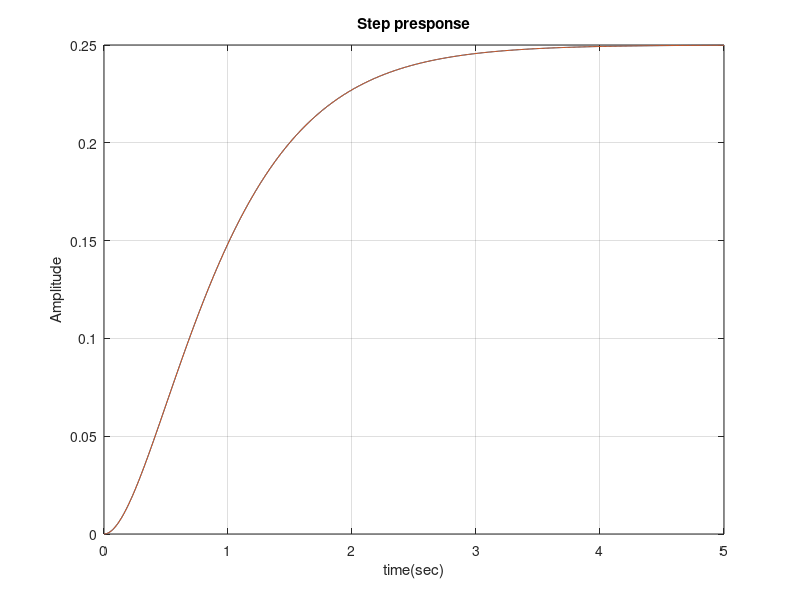

The MATLAB source for this figure:
%CP2.3
n=[1];
d=[1 4 4];
sys=tf(n,d);
t=[0:0.01:5];
y=step(sys,t);
ya=0.25-0.25*exp(-2*t)-0.5*t.*exp(-2*t);
plot(t,y,t,ya);
grid;
title('Step presponse');
xlabel('time(sec)');
ylabel('Amplitude');